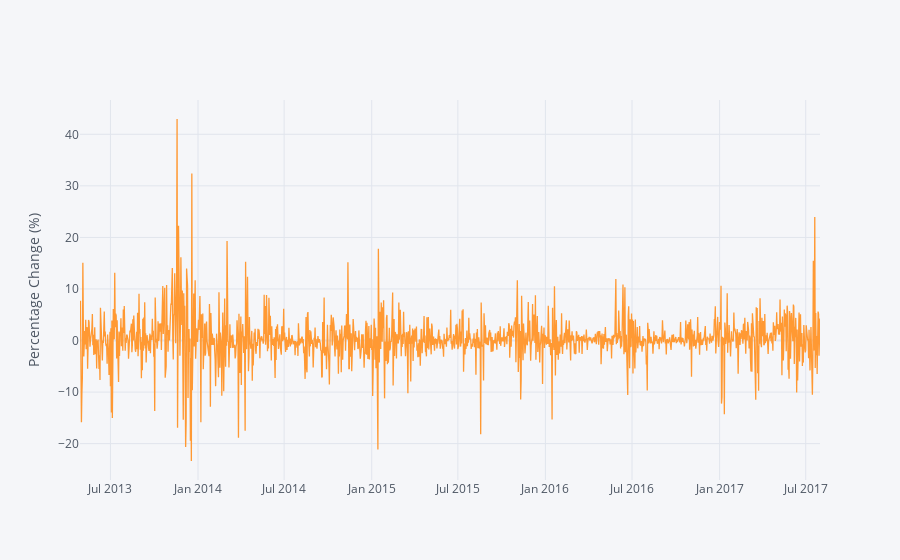

The cell this chart's notebook holds for it:
### Code cell
df['Close_price_pct_change'].iplot(yTitle = 'Percentage Change (%)')

### Figure 1 — Plotly figure (JSON) as saved in the notebook; plotly's stock layout.template omitted (floating-point values rounded to 4 significant figures; data arrays with more than 128 entries replaced by an {"elided": "..."} marker saying what was removed)
{"data": [{"line": {"color": "rgba(255, 153, 51, 1.0)", "dash": "solid", "shape": "linear", "width": 1.3}, "mode": "lines", "name": "Close_price_pct_change", "text": "", "type": "scatter", "x": {"elided": "1556 str values"}, "y": {"elided": "1556 mixed values"}}], "layout": {"autosize": true, "legend": {"bgcolor": "#F5F6F9", "font": {"color": "#4D5663"}}, "paper_bgcolor": "#F5F6F9", "plot_bgcolor": "#F5F6F9", "title": {"font": {"color": "#4D5663"}}, "xaxis": {"autorange": true, "gridcolor": "#E1E5ED", "range": ["2013-04-28", "2017-07-31"], "showgrid": true, "tickfont": {"color": "#4D5663"}, "title": {"font": {"color": "#4D5663"}, "text": ""}, "type": "date", "zerolinecolor": "#E1E5ED"}, "yaxis": {"autorange": true, "gridcolor": "#E1E5ED", "range": [-27.06, 46.65], "showgrid": true, "tickfont": {"color": "#4D5663"}, "title": {"font": {"color": "#4D5663"}, "text": "Percentage Change (%)"}, "type": "linear", "zerolinecolor": "#E1E5ED"}}}
